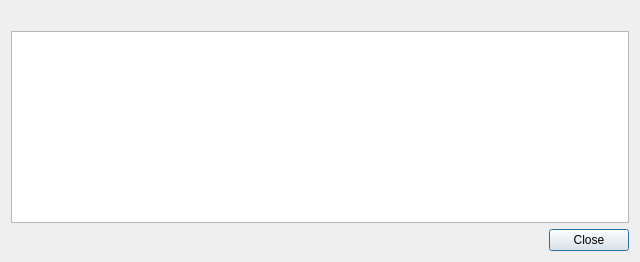
<?xml version="1.0" encoding="UTF-8"?>
<ui version="4.0">
 <class>SubscriptionsDialog</class>
 <widget class="QDialog" name="SubscriptionsDialog">
  <property name="windowTitle">
   <string>Subscriptions</string>
  </property>
  <property name="minimumSize">
   <size>
    <width>640</width>
    <height>260</height>
   </size>
  </property>
  <layout class="QVBoxLayout" name="dialogLayout">
   <item>
    <widget class="QLabel" name="sessionLabel">
     <property name="wordWrap">
      <bool>true</bool>
     </property>
    </widget>
   </item>
   <item>
    <widget class="QTableView" name="subscriptionsView">
     <property name="editTriggers">
      <set>QAbstractItemView::NoEditTriggers</set>
     </property>
     <property name="alternatingRowColors">
      <bool>true</bool>
     </property>
     <property name="selectionBehavior">
      <enum>QAbstractItemView::SelectRows</enum>
     </property>
    </widget>
   </item>
   <item>
    <widget class="QDialogButtonBox" name="buttonBox">
     <property name="standardButtons">
      <set>QDialogButtonBox::Close</set>
     </property>
    </widget>
   </item>
  </layout>
 </widget>
 <resources/>
 <connections>
  <connection>
   <sender>buttonBox</sender>
   <signal>rejected()</signal>
   <receiver>SubscriptionsDialog</receiver>
   <slot>reject()</slot>
  </connection>
 </connections>
</ui>
